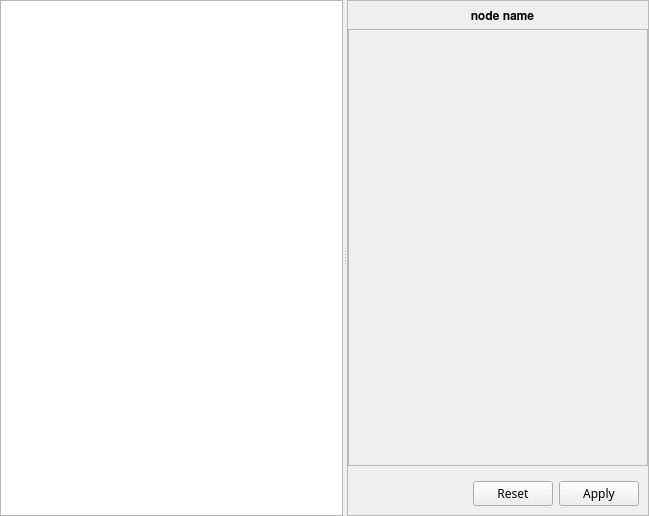
<?xml version="1.0" encoding="UTF-8"?>
<ui version="4.0">
 <class>shaderInputEditor</class>
 <widget class="QWidget" name="shaderInputEditor">
  <property name="geometry">
   <rect>
    <x>0</x>
    <y>0</y>
    <width>649</width>
    <height>516</height>
   </rect>
  </property>
  <property name="font">
   <font>
    <family>FontAwesome</family>
   </font>
  </property>
  <property name="windowTitle">
   <string>Form</string>
  </property>
  <layout class="QGridLayout" name="gridLayout">
   <property name="leftMargin">
    <number>0</number>
   </property>
   <property name="topMargin">
    <number>0</number>
   </property>
   <property name="rightMargin">
    <number>0</number>
   </property>
   <property name="bottomMargin">
    <number>0</number>
   </property>
   <item row="0" column="0">
    <widget class="QSplitter" name="splitter">
     <property name="lineWidth">
      <number>0</number>
     </property>
     <property name="orientation">
      <enum>Qt::Horizontal</enum>
     </property>
     <widget class="QTreeWidget" name="treeWidget">
      <property name="enabled">
       <bool>true</bool>
      </property>
      <property name="sizePolicy">
       <sizepolicy hsizetype="Expanding" vsizetype="Preferred">
        <horstretch>0</horstretch>
        <verstretch>0</verstretch>
       </sizepolicy>
      </property>
      <property name="maximumSize">
       <size>
        <width>16777215</width>
        <height>16777215</height>
       </size>
      </property>
      <property name="focusPolicy">
       <enum>Qt::StrongFocus</enum>
      </property>
      <property name="styleSheet">
       <string notr="true">QTreeWidget::item {
    height: 22px;
}</string>
      </property>
      <property name="frameShape">
       <enum>QFrame::StyledPanel</enum>
      </property>
      <property name="frameShadow">
       <enum>QFrame::Plain</enum>
      </property>
      <property name="lineWidth">
       <number>1</number>
      </property>
      <property name="rootIsDecorated">
       <bool>false</bool>
      </property>
      <property name="animated">
       <bool>true</bool>
      </property>
      <attribute name="headerVisible">
       <bool>false</bool>
      </attribute>
      <column>
       <property name="text">
        <string notr="true">1</string>
       </property>
      </column>
     </widget>
     <widget class="QFrame" name="frame">
      <property name="focusPolicy">
       <enum>Qt::StrongFocus</enum>
      </property>
      <property name="frameShape">
       <enum>QFrame::StyledPanel</enum>
      </property>
      <property name="frameShadow">
       <enum>QFrame::Plain</enum>
      </property>
      <layout class="QVBoxLayout" name="verticalLayout">
       <property name="leftMargin">
        <number>0</number>
       </property>
       <property name="topMargin">
        <number>0</number>
       </property>
       <property name="rightMargin">
        <number>0</number>
       </property>
       <property name="bottomMargin">
        <number>0</number>
       </property>
       <item>
        <widget class="QFrame" name="infoFrame">
         <property name="enabled">
          <bool>true</bool>
         </property>
         <property name="sizePolicy">
          <sizepolicy hsizetype="Expanding" vsizetype="Preferred">
           <horstretch>0</horstretch>
           <verstretch>0</verstretch>
          </sizepolicy>
         </property>
         <property name="frameShape">
          <enum>QFrame::NoFrame</enum>
         </property>
         <property name="frameShadow">
          <enum>QFrame::Plain</enum>
         </property>
         <property name="lineWidth">
          <number>0</number>
         </property>
         <layout class="QVBoxLayout" name="verticalLayout_2">
          <property name="leftMargin">
           <number>9</number>
          </property>
          <property name="rightMargin">
           <number>0</number>
          </property>
          <property name="bottomMargin">
           <number>0</number>
          </property>
          <item>
           <widget class="QLabel" name="nameValue">
            <property name="sizePolicy">
             <sizepolicy hsizetype="Expanding" vsizetype="Preferred">
              <horstretch>0</horstretch>
              <verstretch>0</verstretch>
             </sizepolicy>
            </property>
            <property name="maximumSize">
             <size>
              <width>99999</width>
              <height>99999</height>
             </size>
            </property>
            <property name="font">
             <font>
              <family>FreeSans</family>
              <pointsize>9</pointsize>
              <weight>75</weight>
              <bold>true</bold>
              <stylestrategy>PreferAntialias</stylestrategy>
             </font>
            </property>
            <property name="text">
             <string>node name</string>
            </property>
            <property name="scaledContents">
             <bool>false</bool>
            </property>
            <property name="alignment">
             <set>Qt::AlignCenter</set>
            </property>
           </widget>
          </item>
         </layout>
        </widget>
       </item>
       <item>
        <widget class="QScrollArea" name="parameterWidget">
         <property name="frameShape">
          <enum>QFrame::StyledPanel</enum>
         </property>
         <property name="lineWidth">
          <number>1</number>
         </property>
         <property name="horizontalScrollBarPolicy">
          <enum>Qt::ScrollBarAlwaysOff</enum>
         </property>
         <property name="widgetResizable">
          <bool>true</bool>
         </property>
         <widget class="QWidget" name="scrollLayout">
          <property name="geometry">
           <rect>
            <x>0</x>
            <y>0</y>
            <width>303</width>
            <height>430</height>
           </rect>
          </property>
          <layout class="QVBoxLayout" name="verticalLayout_4">
           <property name="leftMargin">
            <number>0</number>
           </property>
           <property name="topMargin">
            <number>0</number>
           </property>
           <property name="rightMargin">
            <number>0</number>
           </property>
           <property name="bottomMargin">
            <number>0</number>
           </property>
           <item>
            <layout class="QVBoxLayout" name="parameterLayout">
             <property name="spacing">
              <number>0</number>
             </property>
            </layout>
           </item>
           <item>
            <spacer name="verticalSpacer">
             <property name="orientation">
              <enum>Qt::Vertical</enum>
             </property>
             <property name="sizeHint" stdset="0">
              <size>
               <width>20</width>
               <height>40</height>
              </size>
             </property>
            </spacer>
           </item>
          </layout>
         </widget>
        </widget>
       </item>
       <item>
        <widget class="QWidget" name="buttonContainer" native="true">
         <property name="focusPolicy">
          <enum>Qt::StrongFocus</enum>
         </property>
         <layout class="QHBoxLayout" name="horizontalLayout">
          <property name="leftMargin">
           <number>9</number>
          </property>
          <property name="topMargin">
           <number>9</number>
          </property>
          <property name="bottomMargin">
           <number>9</number>
          </property>
          <item>
           <spacer name="horizontalSpacer">
            <property name="orientation">
             <enum>Qt::Horizontal</enum>
            </property>
            <property name="sizeHint" stdset="0">
             <size>
              <width>40</width>
              <height>20</height>
             </size>
            </property>
           </spacer>
          </item>
          <item>
           <widget class="QPushButton" name="resetButton">
            <property name="focusPolicy">
             <enum>Qt::NoFocus</enum>
            </property>
            <property name="text">
             <string>Reset</string>
            </property>
            <property name="icon">
             <iconset theme="document-revert">
              <normaloff>.</normaloff>.</iconset>
            </property>
           </widget>
          </item>
          <item>
           <widget class="QPushButton" name="applyButton">
            <property name="focusPolicy">
             <enum>Qt::NoFocus</enum>
            </property>
            <property name="text">
             <string>Apply</string>
            </property>
            <property name="icon">
             <iconset theme="document-save">
              <normaloff>.</normaloff>.</iconset>
            </property>
           </widget>
          </item>
         </layout>
        </widget>
       </item>
      </layout>
     </widget>
    </widget>
   </item>
  </layout>
 </widget>
 <resources/>
 <connections>
  <connection>
   <sender>treeWidget</sender>
   <signal>currentItemChanged(QTreeWidgetItem*,QTreeWidgetItem*)</signal>
   <receiver>shaderInputEditor</receiver>
   <slot>activateValue(QTreeWidgetItem*,QTreeWidgetItem*)</slot>
   <hints>
    <hint type="sourcelabel">
     <x>133</x>
     <y>136</y>
    </hint>
    <hint type="destinationlabel">
     <x>237</x>
     <y>136</y>
    </hint>
   </hints>
  </connection>
 </connections>
 <slots>
  <slot>activateValue(QTreeWidgetItem*,QTreeWidgetItem*)</slot>
  <slot>valueUpdated()</slot>
  <slot>resetValue()</slot>
  <slot>maxUpdated()</slot>
  <slot>pickColor()</slot>
  <slot>alphaChanged()</slot>
 </slots>
</ui>
